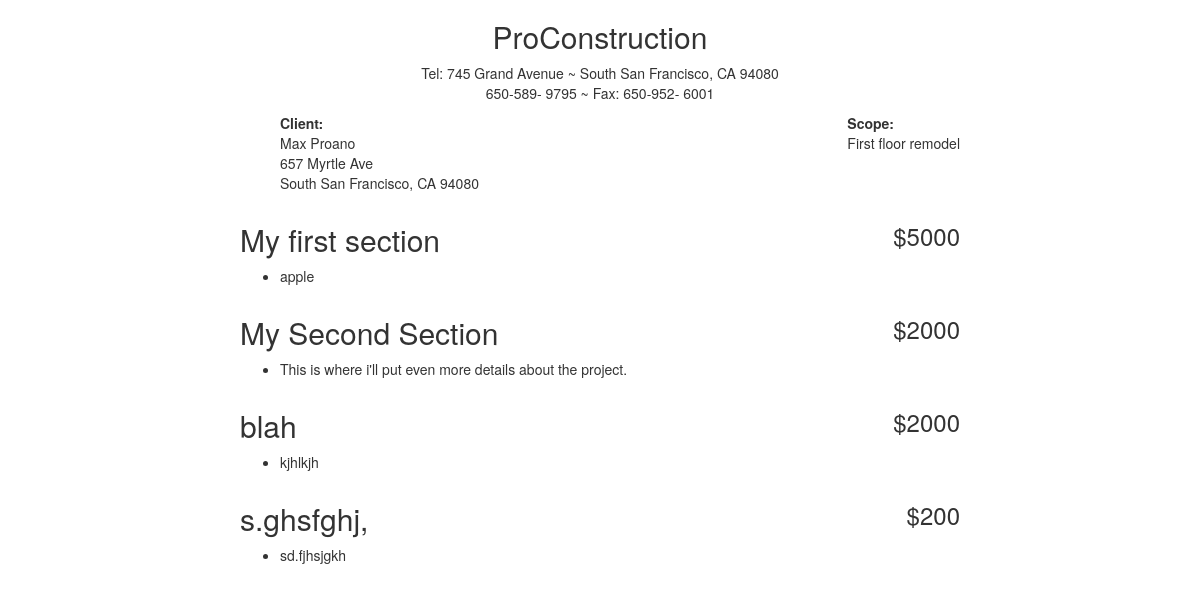
Page /bids/proposal/1/final_doc/ on the earlier database version.
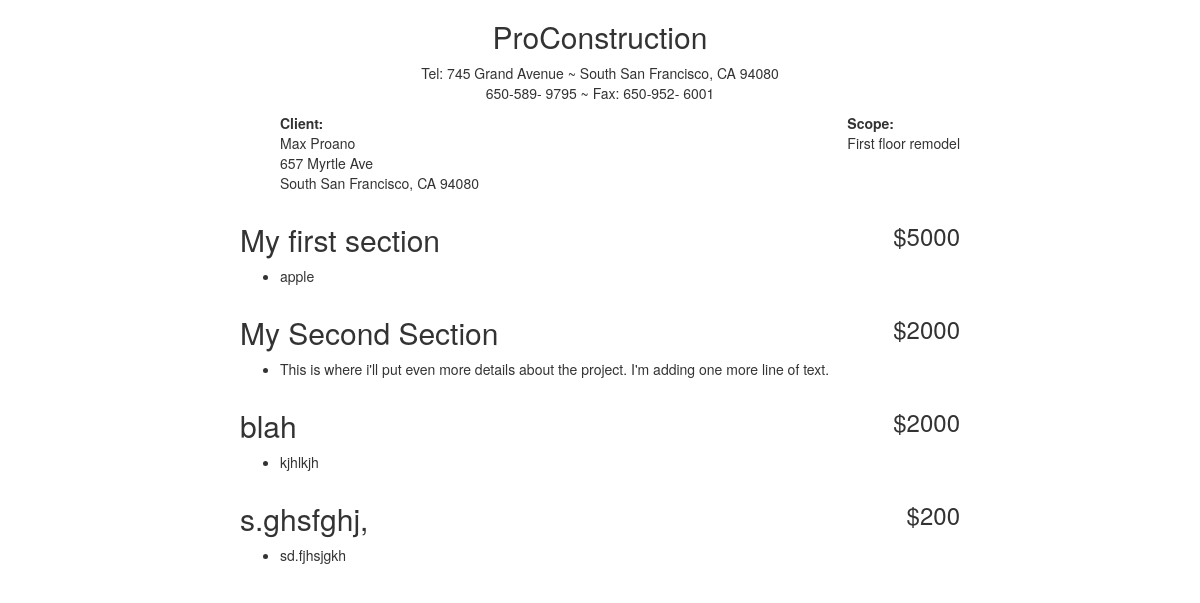
Same page on the later database version.
### bids/models.py (models this page shows, shortened)
class Section(models.Model):
    proposal = models.ForeignKey(Proposal, on_delete=models.CASCADE)
    title = models.CharField(max_length=50)
    details = models.TextField(default='')
    cost = models.IntegerField(null=True)

### bids/views.py (the view)
# urls.py: url(r'^proposal/(?P<pk>[0-9]+)/final_doc/$', DocView.as_view(), name='doc_view'),
class DocView(DetailView):
    model = Proposal
    template_name = 'bids/final_bid.html'

### bids/models.py (called while the page is built)
    def __str__(self):
        full_name = self.first_name + ' ' + self.last_name
        return full_name

### bids/templates/bids/final_bid.html (shortened to what this page needs)
{% load staticfiles %}
<!DOCTYPE html>
<html>
<head>
  <link type="text/css" rel="stylesheet" href="/../static/css/final_bid.css">
  <link rel="stylesheet" href="//maxcdn.bootstrapcdn.com/bootstrap/3.2.0/css/bootstrap.min.css">
</head>
<body>
<div style="margin:auto;width:750px">
  <div id="title">
    <h2>ProConstruction</h2>
    <p>Tel: 745 Grand Avenue ~ South San Francisco, CA 94080<br>650-589- 9795 ~ Fax: 650-952- 6001</p>
  </div>
  <div class="container-fluid">
    <div style="float:left">
      <ul style="list-style-type:none">
        <li><b>Client:</b></li>
        <li>{{ proposal.project.customer }}</li>
        <li>{{ proposal.project.customer.street }}</li>
        <li>{{ proposal.project.customer.city }}, {{ proposal.project.customer.state }} {{ proposal.project.customer.zip_code }}</li>
      </ul>
    </div>
    <div style="float:right">
      <ul style="list-style-type:none">
        <li><b>Scope:</b></li>
        <li>First floor remodel</li>
      </ul>
    </div>
  </div>
{% for section in proposal.section_set.all %}
  <div class="container-fluid">
    <div style="float:left"><h2>{{ section.title }}</h2></div>
    <div style="float:right"><h3>${{ section.cost }}</h3></div>
  </div>
  <div class="container-fluid">
    <ul>
      <li>{{ section.details }}</li>
    </ul>
  </div>
{% endfor %}
</div>
</body>

Differences in the rows shown:
changed Section "My Second Section": details "This is where i'll put even more details about the project." → "This is where i'll put even more details about the project. I'm adding one more line of text."
